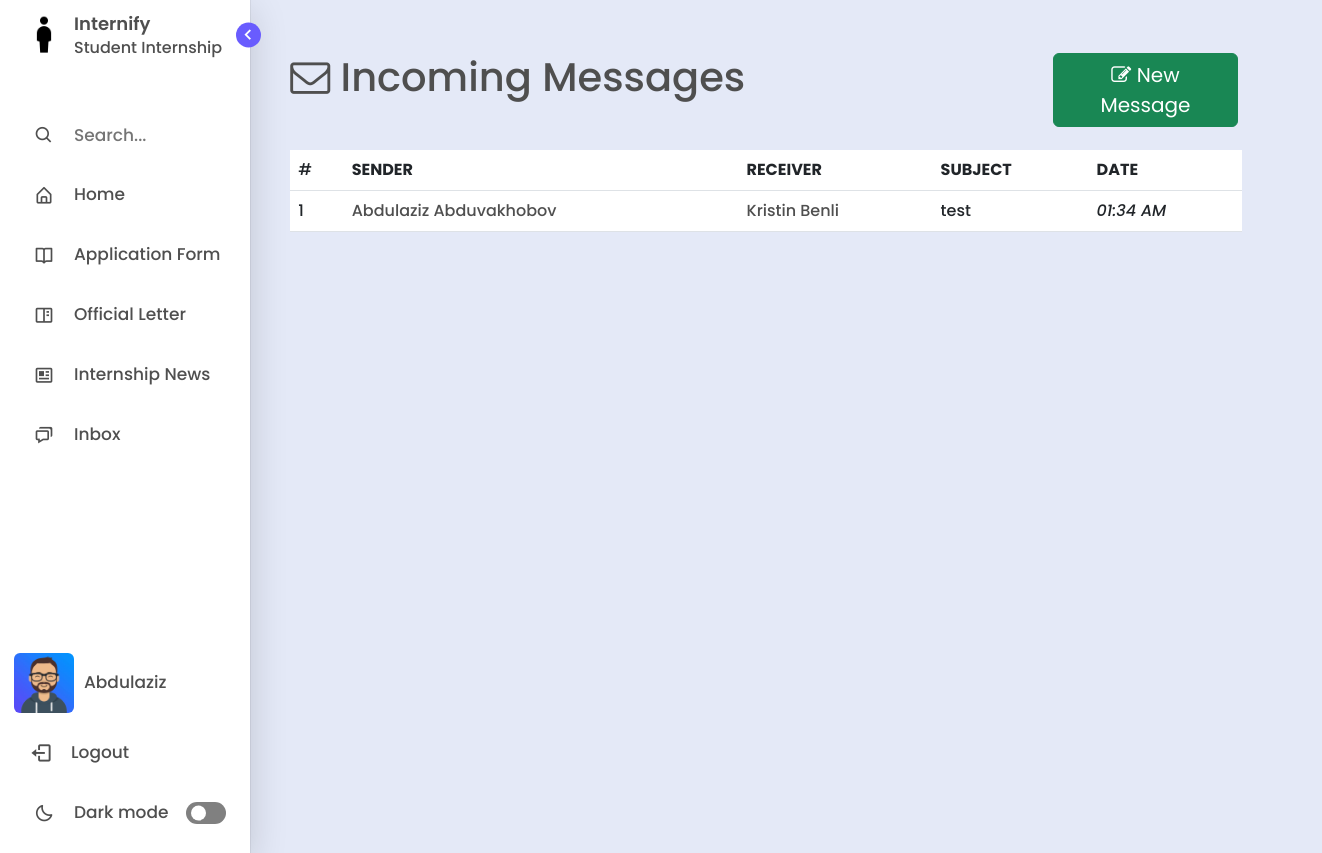
/inbox/ (signed in), run on an earlier commit of the app's database.
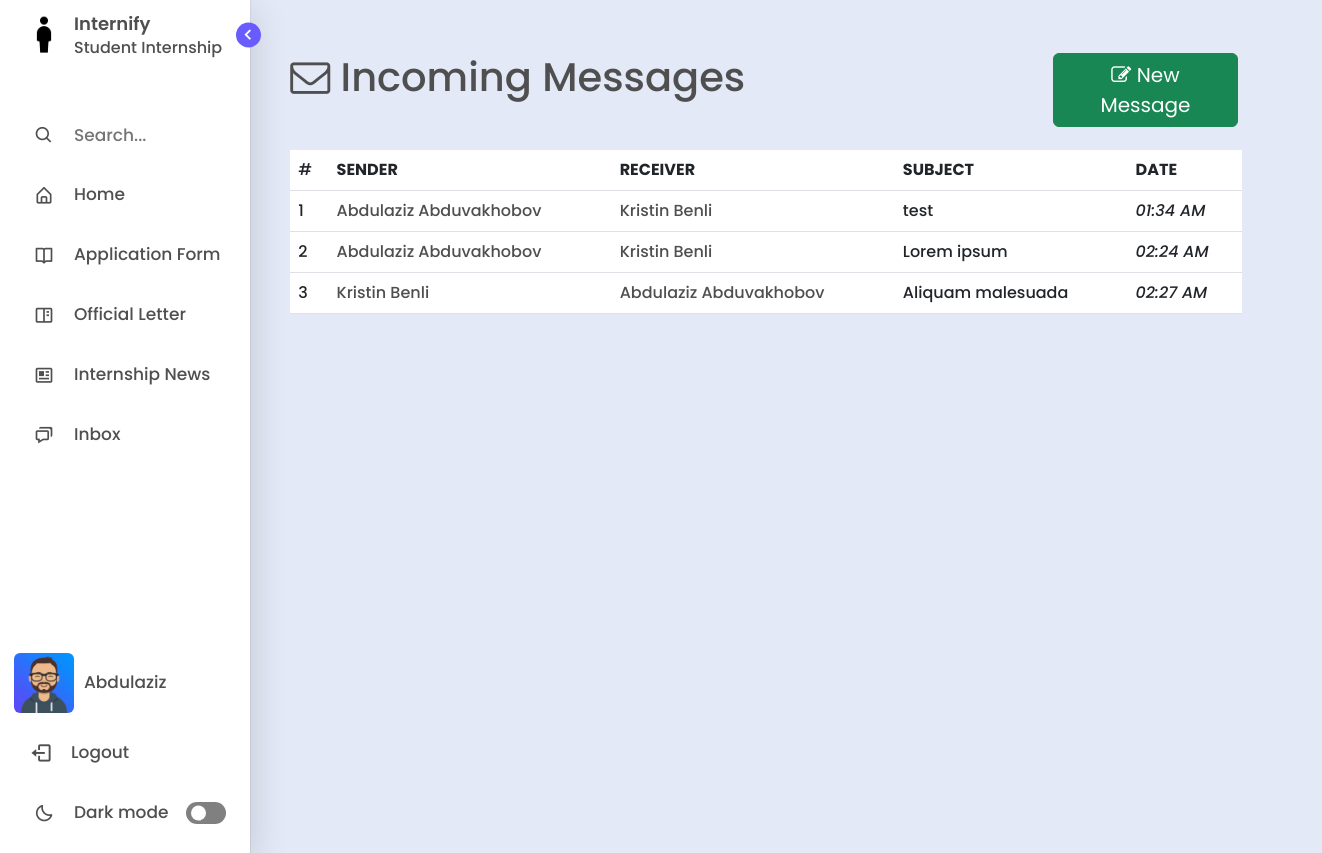
And on a later commit of the database.
### management/models.py (models this page shows, shortened)
class User(AbstractBaseUser, PermissionsMixin):
    GENDER_CHOICES = (
        ('M', 'Male'),
        ('F', 'Female'),
    )
    first_name = models.CharField(max_length=100)
    last_name = models.CharField(max_length=100)
    email = models.EmailField(unique=True)
    gender = models.CharField(max_length=1, choices=GENDER_CHOICES)
    photo = models.ImageField(upload_to='users', null=True, blank=True)
    last_login = models.DateTimeField(auto_now=True)
    is_active = models.BooleanField(default=True)
    is_staff = models.BooleanField(default=False)
    is_superuser = models.BooleanField(default=False)
    objects = CustomUserManager()
    USERNAME_FIELD = 'email'
    REQUIRED_FIELDS = ['first_name', 'last_name', 'gender',  'password']
    def get_full_name(self):
        return f'{self.first_name} {self.last_name}'

class BaseAbstractModel(models.Model):
    is_visible = models.BooleanField(default=True, verbose_name='Visibility')
    date_created = models.DateTimeField(auto_now_add=True)
    date_updated = models.DateTimeField(auto_now=True)
    class Meta:
        abstract = True

class Message(BaseAbstractModel):
    title = models.CharField(max_length=255)
    content = models.TextField()
    sender = models.ForeignKey(User, on_delete=CASCADE, related_name='sender')
    receiver = models.ForeignKey(User, on_delete=CASCADE, related_name='receiver')
    parent = models.ForeignKey('self', on_delete=SET_NULL, null=True, related_name='parentnode')
    def get_absolute_url(self):
        return reverse('message', args=[str(self.id)])

### management/views.py (the view, shortened to what this page needs)
# urls.py: path('inbox/', views.inbox, name = "inbox"),
def inbox(request):
    user = request.user
    emails = Message.objects.filter((Q(sender=request.user) | Q(receiver=request.user)) & Q(parent=None))
    context = {
        'emails': emails
    }
    return render(request, "inbox.html", context)

### templates/inbox.html (shortened to what this page needs)
{% extends "layout.html" %}
{% load static %}
{% block content %}
<div class="home offset-md-1" style="margin-top:4%;">
  <div class="row">
    <div class="col-md-5">
      <h1 class="title text"><i class="fa fa-envelope-o"></i> Incoming Messages</h1>
    </div>
    <div class="col-md-5">
      <a href="{% url 'sendmessage' %}" class="btn btn-success btn-block" style="font-size: 20px; width:40%; float:right;"><i class='fa fa-pencil-square-o'></i> New Message</a>
    </div>
  </div>
  <div class="col-md-10" style="margin-top:2%;">
    <table class="table table-hover mails" style="background-color: var(--primary-color-light);">
      {% if emails.count > 0 %}
      <thead class="text">
        <td>#</td>
        <th>SENDER</th>
        <th>RECEIVER</th>
        <th>SUBJECT</th>
        <th>DATE</th>
      </thead>
      <tbody class="text">
        {% for message in emails %}
          <tr>
            <td>{{forloop.counter}}</td>
            <td>
              <a href="{{message.get_absolute_url}}" style="text-decoration: none; color: var(--text-color)">
                {{message.sender.get_full_name}}
              </a>
            </td>
            <td>
              <a href="{% url 'inbox' %}message/{{message.id}}/" style="text-decoration: none; color: var(--text-color)">
                {{message.receiver.get_full_name}}
              </a>
            </td>
            <td>{{message.title}}</td>
            <td class="text-right fst-italic">{{message.date_created|date:"h:i A"}}</td>
          </tr>
        {% endfor %}
      </tbody>
      {% else %}
        <th>
          <p class='text-center text-white'>No records!</p>
        </th>
      {% endif %}
    </table>
  </div>
</div>
{% endblock content %}

### templates/layout.html (shortened to what this page needs)
{% load static %}
<!DOCTYPE html>
<html lang="en">
<head>
    <link href="https://cdn.jsdelivr.net/npm/bootstrap@5.3.0-alpha3/dist/css/bootstrap.min.css" rel="stylesheet">
    <link href='https://unpkg.com/boxicons@2.0.7/css/boxicons.min.css' rel='stylesheet'>
    <link href="https://maxcdn.bootstrapcdn.com/font-awesome/4.3.0/css/font-awesome.min.css" rel="stylesheet">
</head>
<body>
    {% include 'includes/sidebar.html' %}
    {% block content %}{% endblock content %}
</body>
</html>

### templates/includes/sidebar.html (shortened to what this page needs)
<!DOCTYPE html>
{% load static %}
<html lang="en">
<head>
    <link href='https://unpkg.com/boxicons@2.1.1/css/boxicons.min.css' rel='stylesheet'>
</head>
<body>
    <nav class="sidebar open">
        <header>
            <div class="image-text">
                <span class="image">
                    <a href="/home"><img id="my-image" src="{% static 'assets/img/logo.png' %}" alt=""></a>
                </span>
                <div class="text logo-text">
                    <a href="/home" style="text-decoration: none; color: var(--text-color);"><span class="name">Internify</span></a>
                    <span class="profession">Student Internship</span>
                </div>
            </div>
            <i class='bx bx-chevron-right toggle'></i>
        </header>
        <div class="menu-bar">
            <div class="menu">
                <li class="search-box">
                    <i class='bx bx-search icon'></i>
                    <input type="text" placeholder="Search...">
                </li>
                <li class="nav-link">
                    <a href="/home">
                        <i class='bx bx-home-alt icon' ></i>
                        <span class="text nav-text">Home</span>
                    </a>
                </li>
                {% for group in request.user.groups.all %}
                    {% if group.name == 'Student' %}
                        <li class ="nav-link">
                            <a href="/application-form">
                                <i class='bx bx-book-open icon'></i>
                                <span class="text nav-text">Application Form</span>
                            </a>
                        </li>
                        <li class ="nav-link">
                            <a href="/official-letter">
                                <i class='bx bx-book-content icon' ></i>
                                <span class="text nav-text">Official Letter</span>
                            </a>
                        </li>
                        <li class="nav-link">
                            <a href="/internship-opportunities">
                              <i class='bx bx-news icon' ></i>
                              <span class="text nav-text">Internship News</span>
                            </a>
                        </li>
                    {% endif %}
                {% endfor %}
                <li class="nav-link">
                    <a href="/inbox">
                        <i class='bx bx-chat icon' ></i>
                        <span class="text nav-text">Inbox</span>
                    </a>
                </li>
            </div>
            <div class="bottom-content">
                <li class="nav-link">
                    <a href="/profile">
                        <img src="
                                {% if request.user.photo%}
                                    {{ request.user.photo.url }}
                                {% elif request.user.gender == 'M' %}
                                    {% static 'assets/img/avatars/male_avatar.png' %}
                                {% else %}
                                    {% static 'assets/img/avatars/female_avatar.png' %}
                                {% endif %}
                                "
                                alt="user-avatar"
                            class="d-block rounded" height="60" width="60" id="uploadedAvatar" />
                        <span class="text nav-text" style="margin-left:10px;"> {{user.first_name}}</span>
                    </a>
                </li>
                <li class="nav-link">
                    <a href="/logout">
                        <i class='bx bx-log-out icon' style="font-size:23px; margin-left:-3px;"></i>
                        <span class="text nav-text">Logout</span>
                    </a>
                </li>
                <li class="mode">
                    <div class="sun-moon">
                        <i class='bx bx-moon icon moon'></i>
                    </div>
                    <span class="mode-text text">Dark mode</span>
                    <div class="toggle-switch">
                        <span class="switch"></span>
                    </div>
                </li>
            </div>
        </div>
    </nav>
</body>
</html>

### templates/inbox.html (style rules this page uses)
body { overflow:hidden; }

### templates/includes/sidebar.html (style rules this page uses)
* { margin: 0; padding: 0; box-sizing: border-box; font-family: 'Poppins', sans-serif; }
:root { --body-color: #E4E9F7; --sidebar-color: #FFF; --primary-color: #695CFE; --primary-color-light: white; --purple-text-color: #696CFF; --toggle-color: gray; --text-color: #4f4f4f; --tran-03: all 0.2s ease; --tran-03: all 0.3s ease; --tran-04: all 0.3s ease; --tran-05: all 0.3s ease; }
body { min-height: 100vh; background-color: var(--body-color); transition: var(--tran-05); overflow-x: hidden; }
.sidebar { position: fixed; top: 0; left: 0; height: 100%; width: 250px; padding: 10px 14px; background: var(--sidebar-color); transition: var(--tran-05); z-index: 100; box-shadow: rgba(0, 0, 0, 0.16) 0px 10px 36px 0px, rgba(0, 0, 0, 0.06) 0px 0px 0px 1px; }
.sidebar li { height: 50px; list-style: none; display: flex; align-items: center; margin-top: 10px; }
.sidebar header .image, .sidebar .icon { min-width: 60px; border-radius: 6px; }
.sidebar .icon { min-width: 60px; border-radius: 6px; height: 100%; display: flex; align-items: center; justify-content: center; font-size: 20px; }
.sidebar .text, .sidebar .icon { color: var(--text-color); transition: var(--tran-03); }
.sidebar .text { font-size: 17px; font-weight: 500; white-space: nowrap; opacity: 1; }
.sidebar header { position: relative; }
.sidebar header .image-text { display: flex; align-items: center; }
.sidebar header .logo-text { display: flex; flex-direction: column; }
header .image-text .name { margin-top: 2px; font-size: 18px; font-weight: 600; }
header .image-text .profession { font-size: 16px; margin-top: -2px; display: block; }
.sidebar header .image { display: flex; align-items: center; justify-content: center; }
.sidebar header .image img { width: 40px; border-radius: 6px; }
.sidebar header .toggle { position: absolute; top: 50%; right: -25px; transform: translateY(-50%) rotate(180deg); height: 25px; width: 25px; background-color: var(--primary-color); color: var(--sidebar-color); border-radius: 50%; display: flex; align-items: center; justify-content: center; font-size: 22px; cursor: pointer; transition: var(--tran-05); }
.sidebar .menu { margin-top: 40px; }
.sidebar li.search-box { border-radius: 6px; background-color: var(--primary-color-light); cursor: pointer; transition: var(--tran-05); }
.sidebar li.search-box input { height: 100%; width: 100%; outline: none; border: none; background-color: var(--primary-color-light); color: var(--text-color); border-radius: 6px; font-size: 17px; font-weight: 500; transition: var(--tran-05); }
.sidebar li a { list-style: none; height: 100%; background-color: transparent; display: flex; align-items: center; height: 100%; width: 100%; border-radius: 6px; text-decoration: none; transition: var(--tran-03); }
.sidebar .menu-bar { height: calc(100% - 55px); display: flex; flex-direction: column; justify-content: space-between; overflow-y: scroll; }
.sidebar .menu-bar .mode { border-radius: 6px; background-color: var(--primary-color-light); position: relative; transition: var(--tran-05); }
.menu-bar .mode .sun-moon { height: 50px; width: 60px; }
.mode .sun-moon i { position: absolute; }
.bottom-content .nav-link { margin-top:20px; }
.menu-bar .bottom-content .toggle-switch { position: absolute; right: 0; height: 100%; min-width: 60px; display: flex; align-items: center; justify-content: center; border-radius: 6px; cursor: pointer; }
.toggle-switch .switch { position: relative; height: 22px; width: 40px; border-radius: 25px; background-color: var(--toggle-color); transition: var(--tran-05); }
.switch::before { content: ''; position: absolute; height: 15px; width: 15px; border-radius: 50%; top: 50%; left: 5px; transform: translateY(-50%); background-color: var(--sidebar-color); transition: var(--tran-04); }
.home { position: absolute; top: 0; top: 0; left: 180px; height: 100vh; width: calc(100% - 180px); background-color: var(--body-color); transition: var(--tran-05); }
.home .text { font-weight: 500; color: var(--text-color); }

What changed in the data, as far as the page shows it:
added Message: sender.get_full_name "Abdulaziz Abduvakhobov", receiver.get_full_name "Kristin Benli", title "Lorem ipsum", date_created "02:24 AM"
added Message: sender.get_full_name "Kristin Benli", receiver.get_full_name "Abdulaziz Abduvakhobov", title "Aliquam malesuada", date_created "02:27 AM"
